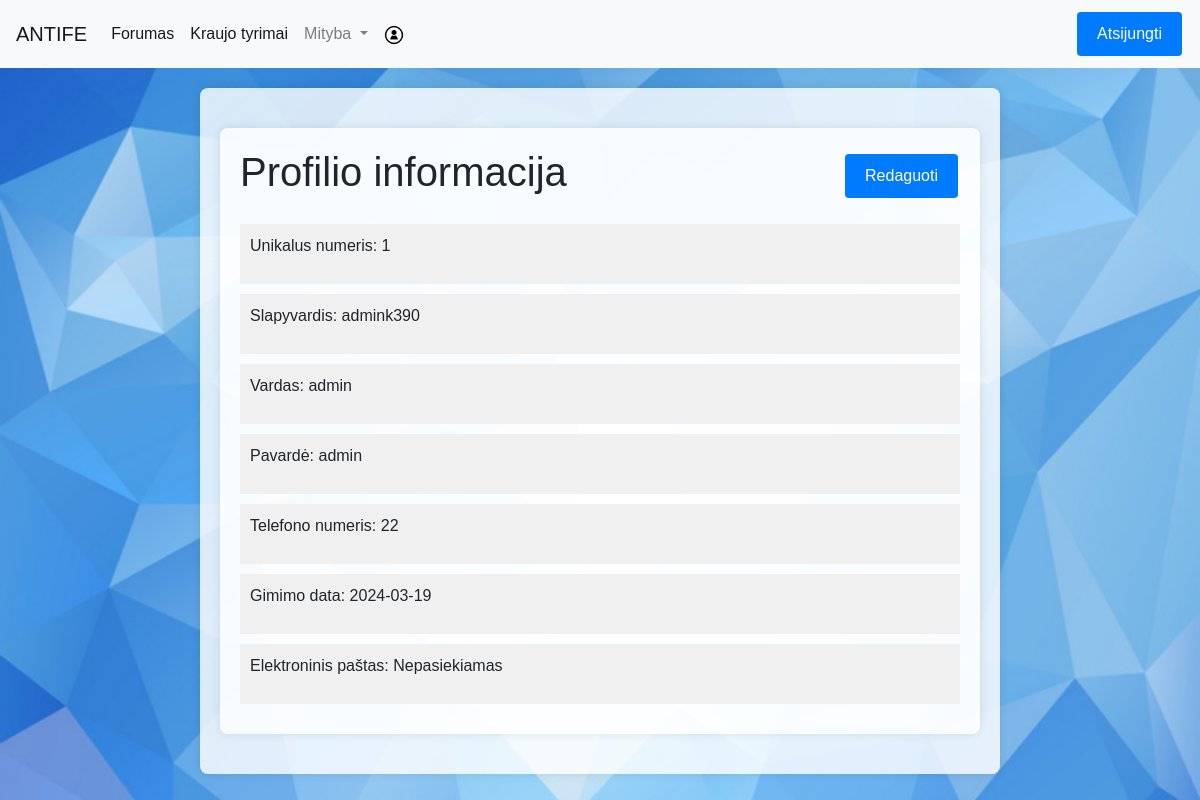
The page /profilis/ (signed in) on the database its author committed.
### homepage/models.py (models this page shows)
class Naudotojai(models.Model):
    user = models.OneToOneField(User, on_delete=models.CASCADE, default=None)
    vardas = models.CharField(max_length=255)
    pavarde = models.CharField(max_length=255)
    telefonas = models.CharField(max_length=255)
    el_pastas = models.CharField(max_length=255)
    gimimo_data = models.DateField()
    level = models.IntegerField()
    last_login = models.DateTimeField(null=True, blank=True)

### Profilis/views.py (the view)
# urls.py: path('', views.profilisview, name='profilisview'),
def profilisview(request):
    user_id = None
    username = None
    vardas = None
    pavarde = None
    telefonas = None
    gimimo_Data = None
    el_pastas = None
    password = None
    form_submitted = False  # Initialize form_submitted to False
    if request.user.is_authenticated:
        user_id = request.user.id
        username = request.user.username
        el_pastas = request.user.email
        password = request.user.password
        try:
            naudotojas = Naudotojai.objects.get(user=request.user)
            vardas = naudotojas.vardas
            pavarde = naudotojas.pavarde
            telefonas = naudotojas.telefonas
            gimimo_Data = naudotojas.gimimo_data
        except Naudotojai.DoesNotExist:
            pass
    formatted_gimimo_Data = formats.date_format(gimimo_Data, "Y-m-d") if gimimo_Data else ""
    context = {
        'user_id': user_id,
        'username': username,
        'password': password,
        'vardas': vardas,
        'pavarde': pavarde,
        'telefonas': telefonas,
        'gimimo_Data': formatted_gimimo_Data,
        'el_pastas': el_pastas,
        'form_submitted': form_submitted,  # Pass form_submitted to the template
    }
    storage = messages.get_messages(request)
    storage.used = True
    return render(request, 'Profilis.html', context)

### Profilis/templates/Profilis.html (shortened to what this page needs)
{% extends 'base.html' %}
{% load static %}
{% load static %}
{% block content %}
<link rel="stylesheet" type="text/css" href="{% static 'styles/errors.css' %}">
<link rel="stylesheet" type="text/css" href="{% static 'styles/profile.css' %}">
<link rel="stylesheet" href="https://cdnjs.cloudflare.com/ajax/libs/font-awesome/5.15.4/css/all.min.css">
<div class="container">
    <div class="header">
        <h1>Profilio informacija</h1>
        <button type="button" class="btn btn-primary custom-button" id="editProfileBtn">Redaguoti</button>
    </div>
    <div class="profile-info" id="profileInfoContainer">
        <div class="profile-info-item">
            <p>Unikalus numeris: {{ user_id|default:"Nepasiekiamas" }}</p>
        </div>
        <div class="profile-info-item">
            <p>Slapyvardis: {{ username|default:"Nepasiekiamas" }}</p>
        </div>
        <div class="profile-info-item">
            <p>Vardas: {{ vardas|default:"Nepasiekiamas" }}</p>
        </div>
        <div class="profile-info-item">
            <p>Pavardė: {{ pavarde|default:"Nepasiekiama" }}</p>
        </div>
        <div class="profile-info-item">
            <p>Telefono numeris: {{ telefonas|default:"Nepasiekiamas" }}</p>
        </div>
        <div class="profile-info-item">
            <p>Gimimo data: {{ gimimo_Data|default:"Nepasiekiama" }}</p>
        </div>
        <div class="profile-info-item">
            <p>Elektroninis paštas: {{ el_pastas|default:"Nepasiekiamas" }}</p>
        </div>
    </div>
</div>
{% endblock %}

### homepage/static/styles/profile.css (style rules this page uses)
.profile-info { width: 100%; }
.profile-info-item { display: flex; justify-content: space-between; align-items: center; padding: 10px; margin-bottom: 5px; background-color: #f0f0f0; }

### homepage/templates/base.html (style rules this page uses)
button.custom-button { background-color: #007bff; border: none; color: white; padding: 10px 20px; text-decoration: none; display: inline-block; font-size: 16px; margin: 4px 2px; cursor: pointer; }

### rows shown on the page
Naudotojai: vardas "admin", pavarde "admin", telefonas "22"

### other values the page prints
{{ user_id|default:"Nepasiekiamas" }} "1"
{{ username|default:"Nepasiekiamas" }} "admink390"
{{ gimimo_Data|default:"Nepasiekiama" }} "2024-03-19"
{{ el_pastas|default:"Nepasiekiamas" }} "Nepasiekiamas"
